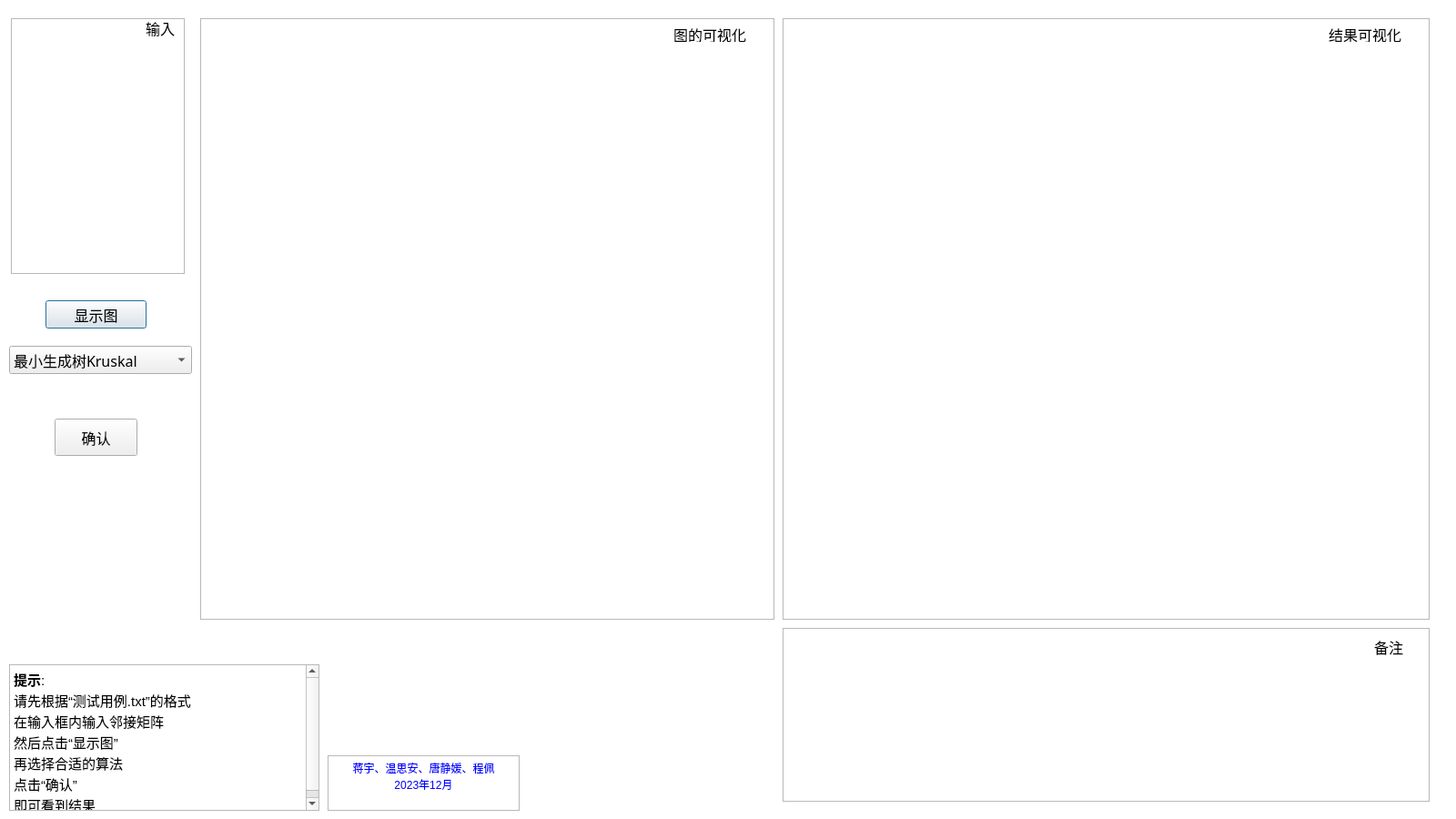
<?xml version="1.0" encoding="UTF-8"?>
<ui version="4.0">
 <class>Dialog</class>
 <widget class="QDialog" name="Dialog">
  <property name="geometry">
   <rect>
    <x>0</x>
    <y>0</y>
    <width>1600</width>
    <height>900</height>
   </rect>
  </property>
  <property name="minimumSize">
   <size>
    <width>1600</width>
    <height>900</height>
   </size>
  </property>
  <property name="maximumSize">
   <size>
    <width>1600</width>
    <height>900</height>
   </size>
  </property>
  <property name="windowTitle">
   <string>Dialog</string>
  </property>
  <widget class="QListView" name="listView">
   <property name="geometry">
    <rect>
     <x>-50</x>
     <y>-8</y>
     <width>1651</width>
     <height>911</height>
    </rect>
   </property>
   <property name="styleSheet">
    <string notr="true">    background-image: url(./UI/background.jpg);
    background-position: center;
    background-repeat: no-repeat;
    background-attachment: fixed; 
    background-size: contain;</string>
   </property>
  </widget>
  <widget class="QPushButton" name="pushButton_2">
   <property name="geometry">
    <rect>
     <x>50</x>
     <y>330</y>
     <width>111</width>
     <height>31</height>
    </rect>
   </property>
   <property name="font">
    <font>
     <family>黑体</family>
     <pointsize>12</pointsize>
    </font>
   </property>
   <property name="text">
    <string>显示图</string>
   </property>
  </widget>
  <widget class="QPlainTextEdit" name="plainTextEdit">
   <property name="geometry">
    <rect>
     <x>12</x>
     <y>20</y>
     <width>191</width>
     <height>281</height>
    </rect>
   </property>
   <property name="plainText">
    <string/>
   </property>
   <property name="overwriteMode">
    <bool>false</bool>
   </property>
   <property name="placeholderText">
    <string>请以邻接矩阵形式输入图</string>
   </property>
  </widget>
  <widget class="QLabel" name="label">
   <property name="geometry">
    <rect>
     <x>160</x>
     <y>20</y>
     <width>41</width>
     <height>21</height>
    </rect>
   </property>
   <property name="font">
    <font>
     <family>黑体</family>
     <pointsize>12</pointsize>
    </font>
   </property>
   <property name="text">
    <string>输入</string>
   </property>
  </widget>
  <widget class="QGraphicsView" name="graphicsView_2">
   <property name="geometry">
    <rect>
     <x>860</x>
     <y>20</y>
     <width>711</width>
     <height>661</height>
    </rect>
   </property>
  </widget>
  <widget class="QTextBrowser" name="textBrowser">
   <property name="geometry">
    <rect>
     <x>860</x>
     <y>690</y>
     <width>711</width>
     <height>191</height>
    </rect>
   </property>
  </widget>
  <widget class="QGraphicsView" name="graphicsView">
   <property name="geometry">
    <rect>
     <x>220</x>
     <y>20</y>
     <width>631</width>
     <height>661</height>
    </rect>
   </property>
  </widget>
  <widget class="QLabel" name="label_3">
   <property name="geometry">
    <rect>
     <x>1460</x>
     <y>30</y>
     <width>101</width>
     <height>16</height>
    </rect>
   </property>
   <property name="font">
    <font>
     <family>黑体</family>
     <pointsize>12</pointsize>
    </font>
   </property>
   <property name="text">
    <string>结果可视化</string>
   </property>
  </widget>
  <widget class="QLabel" name="label_2">
   <property name="geometry">
    <rect>
     <x>740</x>
     <y>30</y>
     <width>101</width>
     <height>16</height>
    </rect>
   </property>
   <property name="font">
    <font>
     <family>黑体</family>
     <pointsize>12</pointsize>
    </font>
   </property>
   <property name="text">
    <string>图的可视化</string>
   </property>
  </widget>
  <widget class="QComboBox" name="comboBox_2">
   <property name="geometry">
    <rect>
     <x>10</x>
     <y>380</y>
     <width>201</width>
     <height>31</height>
    </rect>
   </property>
   <property name="font">
    <font>
     <family>黑体</family>
     <pointsize>12</pointsize>
    </font>
   </property>
   <item>
    <property name="text">
     <string>最小生成树Kruskal</string>
    </property>
   </item>
   <item>
    <property name="text">
     <string>最小生成树Prime</string>
    </property>
   </item>
   <item>
    <property name="text">
     <string>最小生成树破圈法</string>
    </property>
   </item>
   <item>
    <property name="text">
     <string>最短路径Dijkstra</string>
    </property>
   </item>
   <item>
    <property name="text">
     <string>最短路径Floyd</string>
    </property>
   </item>
   <item>
    <property name="text">
     <string>最短路径Floyd-Warshall</string>
    </property>
   </item>
   <item>
    <property name="text">
     <string>最大匹配匈牙利</string>
    </property>
   </item>
   <item>
    <property name="text">
     <string>最优匹配Kuhn-Munkres</string>
    </property>
   </item>
  </widget>
  <widget class="QPushButton" name="pushButton">
   <property name="geometry">
    <rect>
     <x>60</x>
     <y>460</y>
     <width>91</width>
     <height>41</height>
    </rect>
   </property>
   <property name="font">
    <font>
     <family>黑体</family>
     <pointsize>12</pointsize>
    </font>
   </property>
   <property name="text">
    <string>确认</string>
   </property>
  </widget>
  <widget class="QLabel" name="label_5">
   <property name="geometry">
    <rect>
     <x>1510</x>
     <y>700</y>
     <width>41</width>
     <height>21</height>
    </rect>
   </property>
   <property name="font">
    <font>
     <family>黑体</family>
     <pointsize>12</pointsize>
    </font>
   </property>
   <property name="text">
    <string>备注</string>
   </property>
  </widget>
  <widget class="QTextBrowser" name="textBrowser_2">
   <property name="geometry">
    <rect>
     <x>360</x>
     <y>830</y>
     <width>211</width>
     <height>61</height>
    </rect>
   </property>
   <property name="html">
    <string>&lt;!DOCTYPE HTML PUBLIC &quot;-//W3C//DTD HTML 4.0//EN&quot; &quot;http://www.w3.org/TR/REC-html40/strict.dtd&quot;&gt;
&lt;html&gt;&lt;head&gt;&lt;meta name=&quot;qrichtext&quot; content=&quot;1&quot; /&gt;&lt;style type=&quot;text/css&quot;&gt;
p, li { white-space: pre-wrap; }
&lt;/style&gt;&lt;/head&gt;&lt;body style=&quot; font-family:'SimSun'; font-size:7.2pt; font-weight:400; font-style:normal;&quot;&gt;
&lt;p align=&quot;center&quot; style=&quot; margin-top:0px; margin-bottom:0px; margin-left:0px; margin-right:0px; -qt-block-indent:0; text-indent:0px;&quot;&gt;&lt;span style=&quot; font-size:9pt; color:#0000ff;&quot;&gt;蒋宇、温思安、唐静媛、程佩&lt;/span&gt;&lt;/p&gt;
&lt;p align=&quot;center&quot; style=&quot; margin-top:0px; margin-bottom:0px; margin-left:0px; margin-right:0px; -qt-block-indent:0; text-indent:0px;&quot;&gt;&lt;span style=&quot; font-size:9pt; color:#0000ff;&quot;&gt;2023年12月&lt;/span&gt;&lt;/p&gt;&lt;/body&gt;&lt;/html&gt;</string>
   </property>
  </widget>
  <widget class="QTextBrowser" name="textBrowser_3">
   <property name="geometry">
    <rect>
     <x>10</x>
     <y>730</y>
     <width>341</width>
     <height>161</height>
    </rect>
   </property>
   <property name="html">
    <string>&lt;!DOCTYPE HTML PUBLIC &quot;-//W3C//DTD HTML 4.0//EN&quot; &quot;http://www.w3.org/TR/REC-html40/strict.dtd&quot;&gt;
&lt;html&gt;&lt;head&gt;&lt;meta name=&quot;qrichtext&quot; content=&quot;1&quot; /&gt;&lt;style type=&quot;text/css&quot;&gt;
p, li { white-space: pre-wrap; }
&lt;/style&gt;&lt;/head&gt;&lt;body style=&quot; font-family:'SimSun'; font-size:7.2pt; font-weight:400; font-style:normal;&quot;&gt;
&lt;p style=&quot; margin-top:0px; margin-bottom:0px; margin-left:0px; margin-right:0px; -qt-block-indent:0; text-indent:0px;&quot;&gt;&lt;span style=&quot; font-size:11pt; font-weight:600;&quot;&gt;提示&lt;/span&gt;&lt;span style=&quot; font-size:11pt;&quot;&gt;:&lt;/span&gt;&lt;/p&gt;
&lt;p style=&quot; margin-top:0px; margin-bottom:0px; margin-left:0px; margin-right:0px; -qt-block-indent:0; text-indent:0px;&quot;&gt;&lt;span style=&quot; font-size:11pt;&quot;&gt;请先根据“测试用例.txt”的格式&lt;/span&gt;&lt;/p&gt;
&lt;p style=&quot; margin-top:0px; margin-bottom:0px; margin-left:0px; margin-right:0px; -qt-block-indent:0; text-indent:0px;&quot;&gt;&lt;span style=&quot; font-size:11pt;&quot;&gt;在输入框内输入邻接矩阵&lt;/span&gt;&lt;/p&gt;
&lt;p style=&quot; margin-top:0px; margin-bottom:0px; margin-left:0px; margin-right:0px; -qt-block-indent:0; text-indent:0px;&quot;&gt;&lt;span style=&quot; font-size:11pt;&quot;&gt;然后点击“显示图”&lt;/span&gt;&lt;/p&gt;
&lt;p style=&quot; margin-top:0px; margin-bottom:0px; margin-left:0px; margin-right:0px; -qt-block-indent:0; text-indent:0px;&quot;&gt;&lt;span style=&quot; font-size:11pt;&quot;&gt;再选择合适的算法&lt;/span&gt;&lt;/p&gt;
&lt;p style=&quot; margin-top:0px; margin-bottom:0px; margin-left:0px; margin-right:0px; -qt-block-indent:0; text-indent:0px;&quot;&gt;&lt;span style=&quot; font-size:11pt;&quot;&gt;点击“确认”&lt;/span&gt;&lt;/p&gt;
&lt;p style=&quot; margin-top:0px; margin-bottom:0px; margin-left:0px; margin-right:0px; -qt-block-indent:0; text-indent:0px;&quot;&gt;&lt;span style=&quot; font-size:11pt;&quot;&gt;即可看到结果&lt;/span&gt;&lt;/p&gt;&lt;/body&gt;&lt;/html&gt;</string>
   </property>
  </widget>
 </widget>
 <resources>
  <include location="background.qrc"/>
 </resources>
 <connections>
  <connection>
   <sender>pushButton_2</sender>
   <signal>clicked()</signal>
   <receiver>Dialog</receiver>
   <slot>showgraph()</slot>
   <hints>
    <hint type="sourcelabel">
     <x>363</x>
     <y>156</y>
    </hint>
    <hint type="destinationlabel">
     <x>343</x>
     <y>298</y>
    </hint>
   </hints>
  </connection>
 </connections>
 <slots>
  <slot>showgraph()</slot>
  <slot>runGA()</slot>
 </slots>
</ui>
